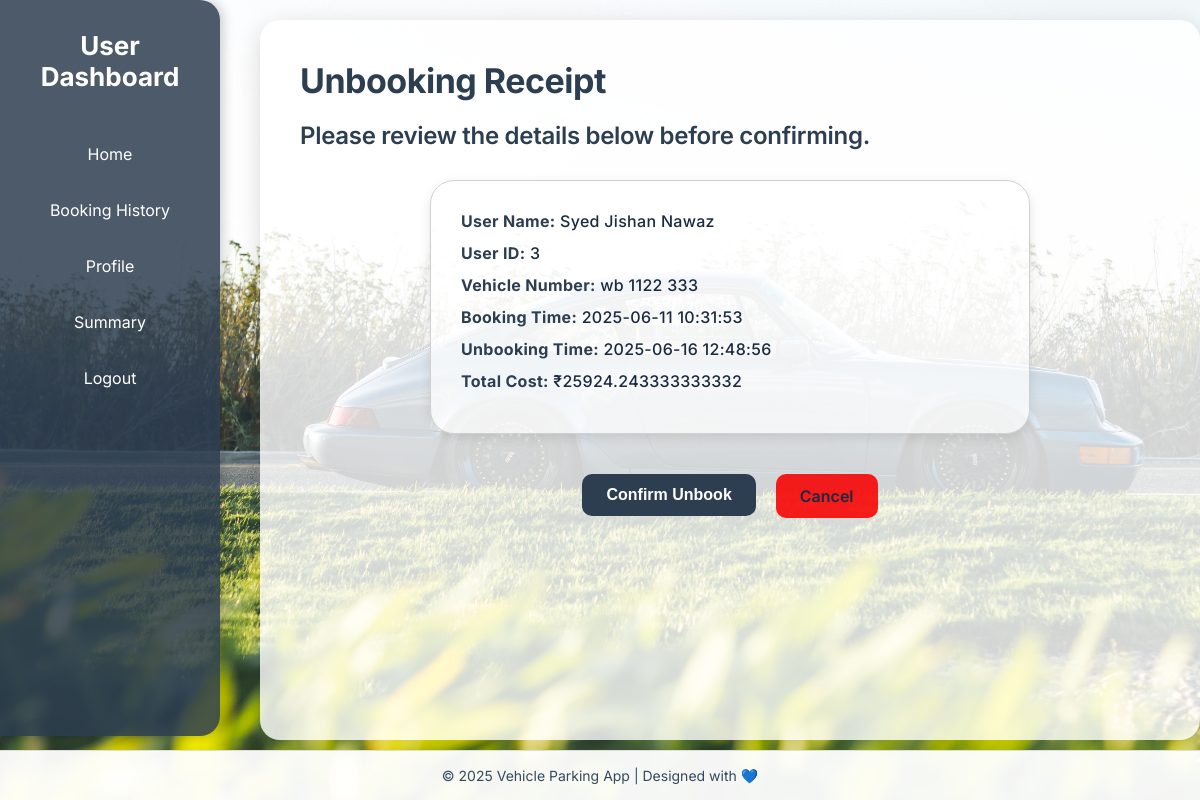
The app's page /user/unbook-receipt/9 (signed in) with its own data.
### tables this page shows
CREATE TABLE users (
            id INTEGER PRIMARY KEY AUTOINCREMENT,
            email TEXT NOT NULL,
            username TEXT NOT NULL,
            password TEXT NOT NULL,
            fullname TEXT NOT NULL,
            address TEXT NOT NULL,
            pincode TEXT NOT NULL,
            slot_id INTEGER
        );

CREATE TABLE parking_bookings (
            id INTEGER PRIMARY KEY AUTOINCREMENT,
            slot_id INTEGER NOT NULL,
            lot_id INTEGER NOT NULL,
            user_id INTEGER NOT NULL,
            vehicle_number TEXT NOT NULL,
            location_name TEXT,
            status TEXT NOT NULL DEFAULT 'booked',
            booking_time TIMESTAMP DEFAULT (datetime('now', '+5 hours', '30 minutes')),
            unbooking_time TIMESTAMP,
            total_cost REAL,
            FOREIGN KEY (slot_id) REFERENCES parking_slots(id),
            FOREIGN KEY (lot_id) REFERENCES parking_lots(id),
            FOREIGN KEY (user_id) REFERENCES users(id)
        );

### app.py (the view)
@app.route('/user/unbook-receipt/<int:booking_id>', methods=['GET'])
def unbook_receipt(booking_id):
    if 'username' not in session:
        return redirect(url_for('user_login'))
    conn = get_db()
    c = conn.cursor()
    try:
        c.execute('''
            SELECT b.id, b.user_id, b.vehicle_number, b.lot_id, b.slot_id,
                   strftime('%Y-%m-%d %H:%M:%S', b.booking_time) AS booking_time,
                   b.location_name, ps.slot_number, u.fullname, u.id AS user_id
            FROM parking_bookings b
            JOIN parking_slots ps ON b.slot_id = ps.id
            JOIN users u ON b.user_id = u.id
            WHERE b.id = ? AND b.user_id = ?
        ''', (booking_id, session['user_id']))
        booking = c.fetchone()
        if not booking:
            flash("Booking not found or not authorized.", "error")
            return redirect(url_for('user_booking_history', username=session['username']))
        c.execute('SELECT price_per_hour FROM parking_lots WHERE id = ?', (booking['lot_id'],))
        price_per_hour = c.fetchone()['price_per_hour']
        current_time = datetime.now().strftime('%Y-%m-%d %H:%M:%S')
        booking_time = booking['booking_time']
        duration_seconds = (datetime.strptime(current_time, '%Y-%m-%d %H:%M:%S') -
                           datetime.strptime(booking_time, '%Y-%m-%d %H:%M:%S')).total_seconds()
        if duration_seconds <= 0:
            hours = 0
        elif duration_seconds < 3600:
            hours = 1.0
        else:
            hours = duration_seconds / 3600.0
        total_cost = price_per_hour * hours
        receipt_data = {
            'user_name': booking['fullname'],
            'user_id': booking['user_id'],
            'vehicle_number': booking['vehicle_number'],
            'booking_time': booking_time,
            'unbooking_time': current_time,
            'total_cost': total_cost
        }
        return render_template('unbook-receipt.html', receipt_data=receipt_data, booking_id=booking_id)
    except DatabaseError as e:
        logger.error(f"Database error in unbook_receipt: {e}")
        flash("Error fetching receipt data.", "error")
        return redirect(url_for('user_booking_history', username=session['username']))
    except Exception as e:
        logger.error(f"Unexpected error in unbook_receipt: {e}")
        flash("An unexpected error occurred.", "error")
        return redirect(url_for('user_booking_history', username=session['username']))

### app.py (called while the page is built)
def get_db():
    if 'db' not in g:
        logger.info("Opening database connection for request")
        g.db = database.get_db_connection()
    return g.db

### database.py (called while the page is built)
def get_db_connection():
    conn = sqlite3.connect('parking_app.db')
    conn.row_factory = sqlite3.Row
    return conn

### templates/unbook-receipt.html (shortened to what this page needs)
<!DOCTYPE html>
<html lang="en">
<head>
  <link href="{{ url_for('static', filename='css/unbook-receipt.css') }}" rel="stylesheet">
</head>
<body>
  <div class="user-receipt">
    <div class="sidebar">
      <h2>User Dashboard</h2>
      <nav>
        <a href="{{ url_for('user_booking', username=session['username']) }}">Home</a>
        <a href="{{ url_for('user_booking_history', username=session['username']) }}">Booking History</a>
        <a href="{{ url_for('user_profile', username=session['username']) }}">Profile</a>
        <a href="{{ url_for('user_summery', username=session['username']) }}">Summary</a>
        <a href="{{ url_for('user_logout') }}">Logout</a>
      </nav>
    </div>
    <div class="main-content">
      <h1>Unbooking Receipt</h1>
      <h2>Please review the details below before confirming.</h2>
      <div class="receipt-details">
        <p><strong>User Name:</strong> {{ receipt_data.user_name }}</p>
        <p><strong>User ID:</strong> {{ receipt_data.user_id }}</p>
        <p><strong>Vehicle Number:</strong> {{ receipt_data.vehicle_number }}</p>
        <p><strong>Booking Time:</strong> {{ receipt_data.booking_time }}</p>
        <p><strong>Unbooking Time:</strong> {{ receipt_data.unbooking_time }}</p>
        <p><strong>Total Cost:</strong> ₹{{ receipt_data.total_cost }}</p>
      </div>
      <div class="receipt-actions">
        <form action="{{ url_for('unbook_parking', booking_id=booking_id) }}" method="POST">
          <button type="submit" class="confirm-button">Confirm Unbook</button>
        </form>
        <a href="{{ url_for('user_booking_history', username=session['username']) }}" class="cancel-button">Cancel</a>
      </div>
    </div>
  </div>
  <footer class="footer">
    © 2025 Vehicle Parking App | Designed with 💙
  </footer>
</body>
</html>

### static/css/unbook-receipt.css (style rules this page uses)
* { box-sizing: border-box; margin: 0; padding: 0; }
html, body { font-family: 'Inter', sans-serif; background: url("/static/proj_10.jpg") no-repeat center center fixed; background-size: cover; display: flex; flex-direction: column; height: 100vh; color: #333; overflow: auto; }
.user-receipt { display: flex; flex: 1; position: relative; transition: all 0.3s ease-in-out; }
.sidebar { width: 220px; background-color: rgba(45, 62, 80, 0.85); color: #fff; padding: 30px 20px; border-top-right-radius: 20px; border-bottom-right-radius: 20px; box-shadow: 3px 0 12px rgba(0, 0, 0, 0.2); position: fixed; height: 92%; top: 0; left: 0; z-index: 1000; display: flex; flex-direction: column; align-items: center; }
.sidebar h2 { font-size: 26px; margin-bottom: 40px; font-weight: 700; text-align: center; }
.sidebar nav { width: 100%; display: flex; flex-direction: column; align-items: center; }
.sidebar a { color: #fff; text-decoration: none; padding: 12px 18px; border-radius: 10px; width: 100%; text-align: center; margin-bottom: 12px; transition: background 0.3s ease, transform 0.2s ease; }
.main-content { flex: 1; margin-left: 260px; padding: 40px; margin-top: 20px; background-color: rgba(255, 255, 255, 0.8); border-radius: 20px; box-shadow: 0 6px 24px rgba(0, 0, 0, 0.15); overflow-y: auto; max-height: calc(100vh - 80px); animation: slideIn 0.6s ease-in-out; }
.main-content h1 { font-size: 34px; font-weight: 700; color: #2c3e50; margin-bottom: 20px; letter-spacing: -0.5px; transition: color 0.3s ease; }
.main-content h2 { font-size: 24px; font-weight: 600; color: #2c3e50; margin-bottom: 30px; letter-spacing: -0.3px; }
.receipt-details { background-color: rgba(255, 255, 255, 0.7); border: 1px solid #d0d0d0; border-radius: 24px; padding: 30px; width: 100%; max-width: 600px; margin: 0 auto 40px; transition: transform 0.3s ease, box-shadow 0.3s ease, background-color 0.3s ease; box-shadow: 0 4px 12px rgba(0, 0, 0, 0.1); animation: fadeInUp 0.5s ease-in-out; }
.receipt-details p { font-size: 16px; font-weight: 500; color: #1a2a40; margin-bottom: 12px; letter-spacing: 0.3px; }
.receipt-details p strong { color: #2c3e50; font-weight: 700; }
.receipt-actions { display: flex; justify-content: center; gap: 20px; margin-top: 30px; }
.confirm-button, .cancel-button { padding: 12px 24px; border: none; border-radius: 10px; font-size: 16px; font-weight: 600; text-align: center; cursor: pointer; transition: background 0.3s ease, transform 0.2s ease, box-shadow 0.3s ease; text-decoration: none; }
.confirm-button { background-color: #2c3e50; color: #ffffff; }
.cancel-button { background-color: rgba(247, 6, 6, 0.9); color: #1a2a40; }
.footer { position: fixed; bottom: 0; left: 0; width: 100%; background-color: rgba(255, 255, 255, 0.95); padding: 16px; font-size: 14px; color: #34495e; text-align: center; border-top: 1px solid #ddd; z-index: 999; box-shadow: 0 -2px 8px rgba(0, 0, 0, 0.05); }
input[type="submit"], button[type="submit"] { background-color: #2c3e50; color: #ffffff; border: none; padding: 12px 24px; font-size: 16px; font-weight: 600; border-radius: 10px; cursor: pointer; transition: background 0.3s ease, transform 0.2s ease; }

### records on screen
users: user_name "Syed Jishan Nawaz"
parking_bookings: vehicle_number "wb 1122 333"

### other values on screen
{{ receipt_data.user_id }} "3"
{{ receipt_data.booking_time }} "2025-06-11 10:31:53"
{{ receipt_data.unbooking_time }} "2025-06-16 12:48:56"
{{ receipt_data.total_cost }} "25924.243333333332"
